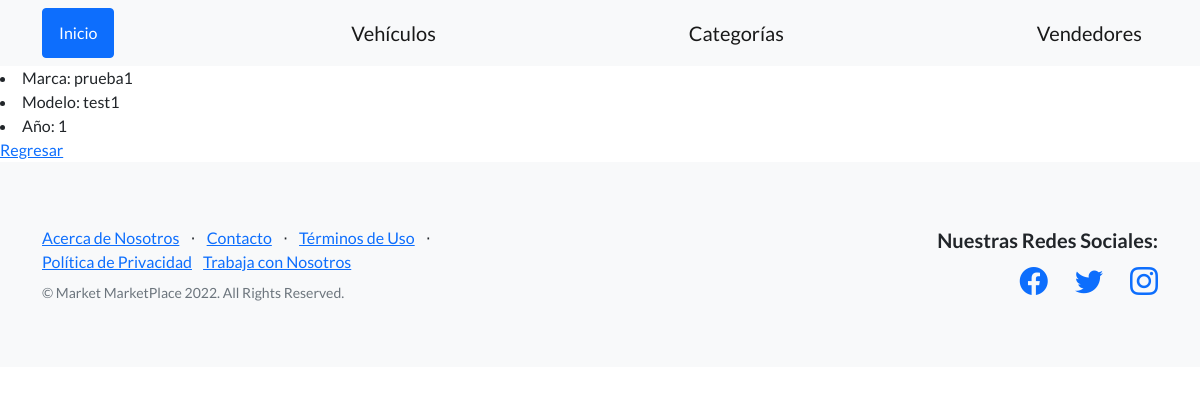
/MarketPlace/vehiculo/detail/1, run on the app's committed database.
### MarketPlace/models.py (models this page shows)
class Vehiculo(models.Model):
    marca=models.CharField(max_length=40)
    modelo=models.CharField(max_length=40)
    año=models.IntegerField()

### MarketPlace/views.py (the view)
# urls.py: path('vehiculo/detail/<pk>', views.VehiculoDetail.as_view(),name='Detail'),
class VehiculoDetail(DetailView):
    model = Vehiculo
    template_name = 'MarketPlace/vehiculos_detail.html'

### MarketPlace/templates/MarketPlace/vehiculos_detail.html
{% extends "MarketPlace/padre.html" %}
{% load static %}
{% block contenidoQueCambia %}
    <li>Marca: {{vehiculo.marca}}</li>
    <li>Modelo: {{vehiculo.modelo}}</li>
    <li>Año: {{vehiculo.año}}</li>
<a href="{%url 'List'%}">Regresar</a>
{% endblock %}

### data on the page
Vehiculo: marca "prueba1", modelo "test1", año "1"
